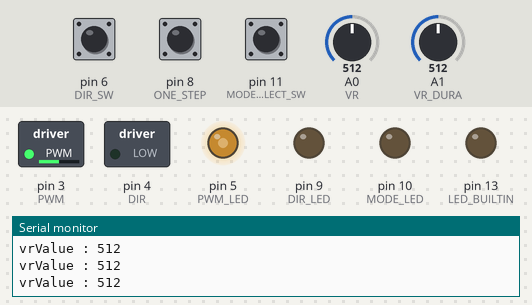
Recording of a sketch running on a simulated Arduino Pro Mini, built with avr-gcc and run on an emulated ATmega328P. Shown: switched loads named in the sketch (green lamp = pin HIGH), output pins drawn as LEDs (lit = HIGH), the last lines printed to the serial monitor. The test bench sets the inputs (shaded band); at power-on: pin 11 (MODE_SELECT_SW) HIGH, pin 8 (ONE_STEP) HIGH, pin 6 (DIR_SW) HIGH, A0 (VR) = 512, A1 (VR_DURA) = 512.

Above: at 1.2 s.
1.3 s: pin 11 (MODE_SELECT_SW) pulled LOW for 0.15 s
At 2.4 s:
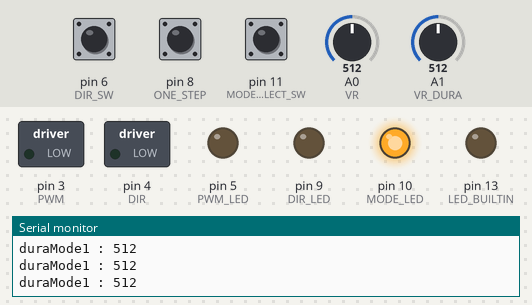
2.9 s: pin 8 (ONE_STEP) pulled LOW for 0.15 s
At 3.87 s:
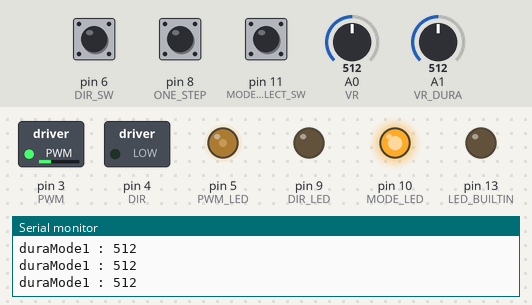
At 4.7 s:
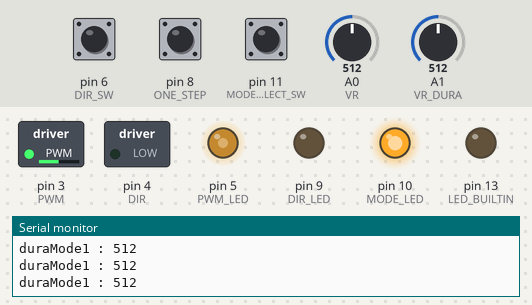
Timing chart, 0 to 6.2 s (numbered marks = the images above; inputs shaded):
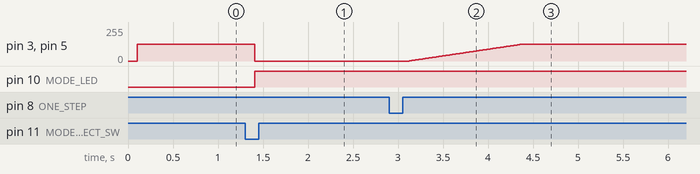

Measured:
- after the input at 1.3 s, pin 3 (PWM), pin 5 (PWM_LED): 126/255 → 0/255 after 0.11 s; pin 10 (MODE_LED): LOW → HIGH after 0.11 s
- after the input at 2.9 s, pin 3 (PWM), pin 5 (PWM_LED): moves from 0/255 to 125/255 over 1.2 s, starting after 0.22 s

The sketch:

ProMini_BLDC_control.ino
```cpp
#include <Arduino.h>
#include <stdio.h>
#include <stdlib.h>

#define debug
#ifdef  debug
#define PWM_LED 5
#endif

// Pin 정의
#define VR  A0
#define VR_DURA A1
#define PWM 3
#define DIR 4
#define DIR_SW  6
#define FEED 7
#define ONE_STEP 8
#define DIR_LED 9
#define MODE_LED 10
#define MODE_SELECT_SW 11
// 상주 정의
#define ONE_STEP_DURATION 1000
#define MAX_SPEED 255   // UP TO 255
#define DURA_MIN 1 // mode1에서 최소 지속시간
#define DURA_MAX 30 // mode1에서 최대 지속시간
bool motorDir = 0;
bool mode = 0;
/**
 * loop()에서 방향을 바꿀 때(pin DIR 사용) 부드럽게 정지하고
 * 다시 원래 그 속도로 회복하기 위한 함수
 * @param : initialPWM  당시 회전하고 있는 속도
 */
void changeDir(int initialPWM)
{
    int currVrMapped = initialPWM;
    // decrement
/*     for(int i=0; i < 256; i++)
    {
        if(currVrMapped == 0) break;
        currVrMapped -- ;
        analogWrite(PWM, currVrMapped);
        #ifdef debug
        analogWrite(PWM_LED, currVrMapped);
        #endif
        delay(20);
    } */
    motorDir = !motorDir;
    digitalWrite(DIR, motorDir);
    digitalWrite(DIR_LED, motorDir);
    // increment
/*     for(int i=0; i < 256; i++)
    {
        if(currVrMapped == initialPWM) break;
        currVrMapped ++ ;
        analogWrite(PWM, currVrMapped);
        #ifdef debug
        analogWrite(PWM_LED, currVrMapped);
        #endif
        delay(40);
    } */
}

/**
 * 프로그램을 짜다가 보니 한번 누를 때마다 일정 거리를 갈 수 있는 장치가 있어야 함
 * 스위치를 하나 달고(mode라고 이름 부친다) 방향전환과 이 스위치(mode)가 같이 눌러지면
 * 모드를 바꾼다. 전역을 선언된 bool mode를 토글하고 동시에 이 값을 리턴한다.
 */
int modeCheck(void)
{
    static int lastMode=1;
    static int flip = 0;
    int currMode;
    currMode = digitalRead(MODE_SELECT_SW);
    delay(100);
    if(lastMode == 1 && currMode == 0)
    {
        mode = !mode;
        // 두 조건으로 mode가 바뀌었음으로 그 전의 조건들을 초기화 한다.
        // 문제가 되는 핀은 PWM와 디버그 확인용 PWM_LED 이다.
        analogWrite(PWM, 0);
        #ifdef debug
        analogWrite(PWM_LED, 0);
        Serial.println("Now mode changed");
        #endif
        digitalWrite(MODE_LED, mode);
    }
    lastMode = currMode;
    return mode;
}

/**
 * mode 1에서 필요한 함수.
 * @param: duration은 가속 지속 시간을 의미한다.
 */
void moveOneStep(unsigned long duration, int currSpeed)
{
    // 가속구간
    for(int i = 0; i < currSpeed; i++)
    {
        analogWrite(PWM, i);
        #ifdef debug
        analogWrite(PWM_LED, i);
        #endif
        delay(10);
    }
    // 지속구간
    delay(duration);
    // 감속구간
    for(int i = currSpeed; i >= 0; i--)
    {
        analogWrite(PWM, i);
        #ifdef debug
        analogWrite(PWM_LED, i);
        #endif
        delay(10);
    }
    analogWrite(PWM, 0);
}

void setup()
{
    pinMode(LED_BUILTIN, OUTPUT);
    pinMode(VR, INPUT);
    pinMode(PWM, OUTPUT);
    pinMode(DIR, OUTPUT);
    pinMode(DIR_LED, OUTPUT);
    pinMode(MODE_LED, OUTPUT);
    pinMode(DIR_SW, INPUT_PULLUP);
    pinMode(FEED, INPUT_PULLUP);
    pinMode(ONE_STEP, INPUT_PULLUP);
    pinMode(MODE_SELECT_SW, INPUT_PULLUP);
    pinMode(VR_DURA, INPUT);

#ifdef debug
    pinMode(PWM_LED, OUTPUT);
    Serial.begin(115200);
#endif
    digitalWrite(DIR, LOW);
}

void loop()
{
    static int lastStateSW = 1;
    static int lastMode = 0;
    static int keepDir = 0;
    static int lastOneStep = 1;
    int stateSW = 1; // 방향
    int modeSW = 1;  // 모드
    int currMode;
    int currOneStep;
    int vrValue;
    int vrMapped;
    int duraMode1;
    int duraMode1Mapped;
    // mode 0 : 연속적으로 움직이는 상태. 방향전환 키를 누르면 회전을 역전
    // mode 1 : mode를 한번 누르면 일정한 시간만큼 가는 상태. 방향 전환키는 회전을 역전
    currMode = modeCheck();
    vrValue = analogRead(VR);
    vrMapped = map(vrValue, 7, 1023, 0, MAX_SPEED);
    vrMapped > 0 ? : vrMapped = 0;

    if(currMode == 0) {
        // mode 0 :
        motorDir = keepDir;

    #ifdef debug
        Serial.print("vrValue : ");
        Serial.println(vrValue);
        analogWrite(PWM_LED, vrMapped);
    #endif
        analogWrite(PWM, vrMapped);
        stateSW = digitalRead(DIR_SW);
        if(lastStateSW ==1 && stateSW ==0)
        {
            changeDir(vrMapped);
        }
        keepDir = motorDir;
    }
    // 조건부에 들어가면서 mode 1:이 처음으로 행해지는 시기의 조건을 정의한다.
    // 건들여졌던 motorDir을 연속적으로 사용하여야 하겠다.
    else // mode 1 : 계속
    {
        // MODE(define에 정의됨)가 눌러지면(LOW) 일정기간 움직임.
        // 방향은 DIR(define에 정의됨)에 따라 움직인다. mode 0에서 정의됨 값을
        // 그대로 사용한다.
        stateSW = digitalRead(DIR_SW);
        duraMode1 = analogRead(VR_DURA);
        duraMode1Mapped = map(duraMode1, 10, 1023, DURA_MIN, DURA_MAX);
        duraMode1Mapped > DURA_MIN ? : duraMode1Mapped = DURA_MIN;
        #ifdef debug
        Serial.print("duraMode1 : ");
        Serial.println(duraMode1);
        #endif
        if(lastStateSW == 1 && stateSW == 0){
            motorDir = !motorDir;
            digitalWrite(DIR, motorDir);
            digitalWrite(DIR_LED, motorDir);
        }
        currOneStep = digitalRead(ONE_STEP);
        delay(100);
        if(lastOneStep == 1 && currOneStep == 0)
        {
            moveOneStep(duraMode1Mapped * 1000, vrMapped);
        }
        lastStateSW = stateSW;
        keepDir = motorDir;
        lastOneStep = currOneStep;
    }
    lastMode = currMode;
    lastStateSW = stateSW;
}
```
